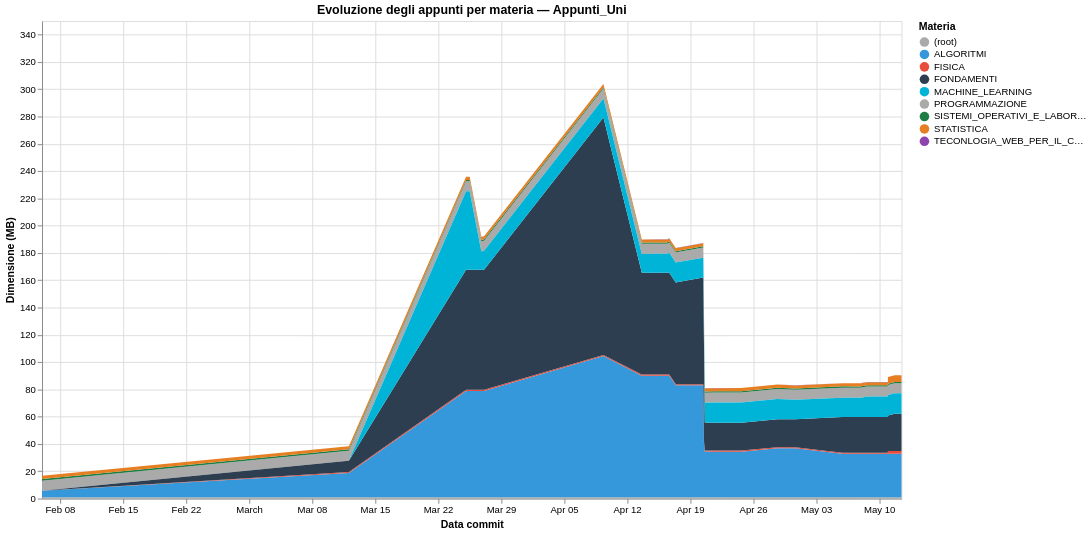

The specification (Vega-Lite) saved for this image:
### Vega-Lite specification from a JSON file in a GitHub repository (floating-point values rounded to 4 significant figures; data arrays with more than 128 entries replaced by an {"elided": "..."} marker saying what was removed)
{"$schema": "https://vega.github.io/schema/vega-lite/v6.1.0.json", "config": {"view": {"continuousHeight": 300, "continuousWidth": 300}}, "data": {"name": "data-0488d53808baff2baf0a1573a8239a03"}, "datasets": {"data-0488d53808baff2baf0a1573a8239a03": {"elided": "335 records"}}, "encoding": {"color": {"field": "period", "scale": {"domain": ["(root)", "ALGORITMI", "FISICA", "FONDAMENTI", "MACHINE_LEARNING", "PROGRAMMAZIONE", "SISTEMI_OPERATIVI_E_LABORATORIO", "STATISTICA", "TECONLOGIA_WEB_PER_IL_CLOUD"], "range": ["#aaaaaa", "#3498db", "#e74c3c", "#2c3e50", "#00b4d8", "#aaaaaa", "#1e7d45", "#e67e22", "#8e44ad"]}, "title": "Materia", "type": "ordinal"}, "order": {"field": "period", "sort": "ascending", "type": "ordinal"}, "tooltip": [{"field": "commit_date", "title": "Data commit", "type": "temporal"}, {"field": "period", "title": "Materia", "type": "ordinal"}, {"field": "line_count", "format": ".2f", "title": "Dimensione (MB)", "type": "quantitative"}], "x": {"field": "commit_date", "title": "Data commit", "type": "temporal"}, "y": {"field": "line_count", "title": "Dimensione (MB)", "type": "quantitative"}}, "height": 500, "mark": {"type": "area"}, "title": "Evoluzione degli appunti per materia — Appunti_Uni", "width": 900}
